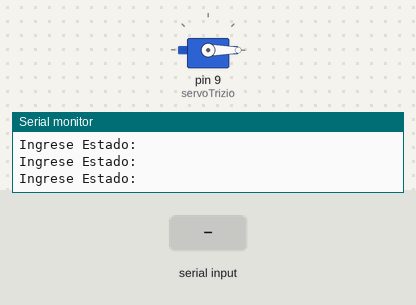
The sketch below on a simulated Arduino Uno, built with avr-gcc and run on an emulated ATmega328P. Shown: servo, the last lines printed to the serial monitor. The test bench sets the inputs (shaded band).

Above: at 1.2 s.
1.3 s: "1" received over Serial
At 3.1 s:
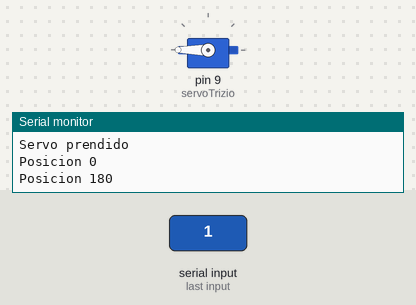
4.3 s: "0" received over Serial
Timing chart, 0 to 7.3 s (numbered marks = the images above; inputs shaded):
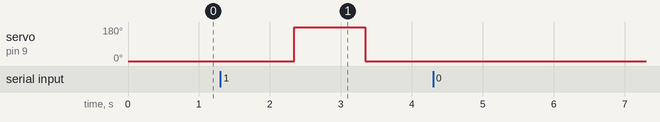

Measured:
- after the input at 1.3 s, servo on pin 9 (servoTrizio): 0° → 180° after 1.0 s, → 0° 1.0 s later

The sketch:

moverServo-sg-5010.ino.ino
```cpp
#include <Servo.h>
Servo servoTrizio;
int pos = 0;
byte cmd=0;
boolean onoff=false;
void setup()
{
  servoTrizio.attach(9);
  Serial.begin(9600);
  servoTrizio.write(0);
  Serial.println("Configurado...");
}
void loop()
{

  Serial.println("Ingrese Estado: ");
  cmd= Serial.read();

  switch (cmd)
  {
    case '0': //apagado
    Serial.println("Servo Apagado");
    onoff=false;
    servoTrizio.write(0);
    break;

    case '1': //prendido
    onoff=true;
    break;

  } //fin de switch


  if(onoff)
  {
    Serial.println("Servo prendido");
    // Desplazamos a la posición 0º
    servoTrizio.write(0);
    Serial.println("Posicion 0");
    // Esperamos 1 segundo
    delay(1000);
    // Desplazamos a la posición 90º
    servoTrizio.write(180);
    Serial.println("Posicion 180");
    // Esperamos 1 segundo
    delay(1000);
    onoff=false;
    servoTrizio.write(0);
    Serial.println("Posicion 0");
  }

}
```
